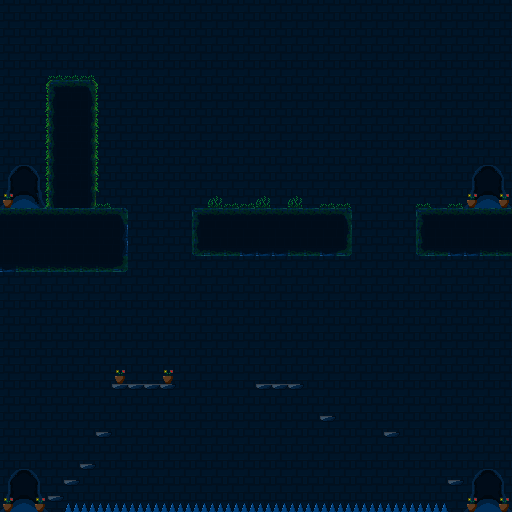

Tiled map render using the project's own tile images. Description and the map definition, with tile-layer contents summarised, below:
An orthogonal 32x32 tile map with 16x16 px tiles, 3 tile layers (BG, FG, fg2), 3 tilesets and 54 objects (10x Vine1, 7x Vine2, 5x Apple, 4x Poke, 3x Elderberries, ...).

<map version="1.10" tiledversion="1.11.0" orientation="orthogonal" renderorder="right-down" width="32" height="32" tilewidth="16" tileheight="16" infinite="0" nextlayerid="18" nextobjectid="81">
 <editorsettings>
  <export target="Tutorial_map_2.lua" format="lua" />
 </editorsettings>
 <tileset firstgid="1" name="16x16 dungeon tiles" tilewidth="16" tileheight="16" tilecount="208" columns="16">
  <image source="../Tileset/16x16 dungeon tiles.png" width="256" height="208" />
 </tileset>
 <tileset firstgid="209" name="Tileset" tilewidth="16" tileheight="16" tilecount="256" columns="16">
  <image source="../../Sprites/Tileset.png" width="256" height="256" />
 </tileset>
 <tileset firstgid="465" name="potSpriteSheet" tilewidth="32" tileheight="32" tilecount="4" columns="4">
  <image source="../../Sprites/potSpriteSheet.png" width="128" height="32" />
  <tile id="0">
   <animation>
    <frame tileid="0" duration="250" />
    <frame tileid="1" duration="250" />
    <frame tileid="2" duration="250" />
    <frame tileid="3" duration="250" />
   </animation>
  </tile>
 </tileset>
 <layer id="1" name="BG" width="32" height="32">
  <data>[1024 cells, 1024 non-empty, 1 distinct tile ids]</data>
 </layer>
 <layer id="2" name="FG" width="32" height="32">
  <data>[1024 cells, 302 non-empty, 32 distinct tile ids]</data>
 </layer>
 <layer id="10" name="fg2" width="32" height="32">
  <data>[1024 cells, 41 non-empty, 6 distinct tile ids]</data>
 </layer>
 <objectgroup id="8" name="Ladders">
  <object id="26" x="45.75" y="79.9688" width="2" height="128.063" />
  <object id="28" x="96.025" y="80.0241" width="4.75" height="128.063" />
 </objectgroup>
 <objectgroup id="3" name="Walls">
  <object id="8" x="64" y="480" width="16" height="16" />
  <object id="10" x="80" y="464" width="16" height="16" />
  <object id="11" x="96" y="432" width="16" height="9.5" />
  <object id="12" x="112" y="384" width="64" height="8.54545" />
  <object id="13" x="256" y="384" width="48" height="8.72727" />
  <object id="14" x="320" y="416" width="16" height="8.72727" />
  <object id="15" x="384" y="432" width="16" height="9.09091" />
  <object id="16" x="448" y="480" width="16" height="8.90909" />
  <object id="17" x="48" y="496" width="16" height="16" />
  <object id="18" x="0" y="512" width="512" height="16" />
 </objectgroup>
 <objectgroup id="9" name="ThickWalls">
  <object id="29" x="48" y="80" width="48" height="128" />
  <object id="30" x="0" y="208" width="128" height="64" />
  <object id="31" x="192" y="208" width="160" height="48" />
  <object id="32" x="416" y="208" width="96" height="48" />
 </objectgroup>
 <objectgroup id="13" name="Entities">
  <object id="51" name="Apple" type="Apple" x="222.667" y="188.485" width="14.6667" height="14.6667">
   <ellipse />
  </object>
  <object id="53" name="Apple" type="Apple" x="320.364" y="189.091" width="14.6667" height="14.6667">
   <ellipse />
  </object>
  <object id="54" name="Apple" type="Apple" x="17.6666" y="141.667" width="14.6667" height="14.6667">
   <ellipse />
  </object>
  <object id="55" name="Apple" type="Apple" x="137" y="361.667" width="14.6667" height="14.6667">
   <ellipse />
  </object>
  <object id="56" name="Apple" type="Apple" x="449" y="496" width="14.6667" height="14.6667">
   <ellipse />
  </object>
  <object id="60" name="Cauldron" type="Cauldron" x="64" y="48" width="32" height="32" />
  <object id="64" name="Cricket" type="Cricket" x="106.667" y="198.333" width="14.3333" height="9.33333" />
  <object id="65" name="Elderberries" type="Elderberries" x="240" y="192" width="32" height="16" />
  <object id="66" name="Elderberries" type="Elderberries" x="416" y="192" width="32" height="16" />
  <object id="67" name="Elderberries" type="Elderberries" x="256" y="368" width="32" height="16" />
  <object id="68" name="Cricket" type="Cricket" x="384.667" y="422.333" width="14.3333" height="9.33333" />
  <object id="74" name="Shadow" type="Shadow" x="281.417" y="192.917" width="14.6667" height="14.6667">
   <ellipse />
  </object>
  <object id="75" name="Poke" type="Poke" x="64.3333" y="464.333" width="14.6667" height="14.6667">
   <ellipse />
  </object>
  <object id="76" name="Poke" type="Poke" x="96.3333" y="417.333" width="14.6667" height="14.6667">
   <ellipse />
  </object>
  <object id="77" name="Poke" type="Poke" x="319.667" y="401.667" width="14.6667" height="14.6667">
   <ellipse />
  </object>
  <object id="78" name="Poke" type="Poke" x="448.333" y="464" width="14.6667" height="14.6667">
   <ellipse />
  </object>
 </objectgroup>
 <objectgroup id="4" name="Hazards">
  <object id="19" x="64" y="502.5" width="381.75" height="9.5" />
 </objectgroup>
 <objectgroup id="5" name="TeleDoor">
  <object id="22" x="480" y="507.636" width="16" height="4.36364" />
 </objectgroup>
 <objectgroup id="7" name="FinalDoor">
  <object id="24" x="16" y="201.5" width="16" height="6.5" />
 </objectgroup>
 <objectgroup id="12" name="Vines">
  <object id="33" name="Vine2" x="388.913" y="113" width="6" height="15" />
  <object id="34" name="Vine2" x="388.935" y="128.993" width="6.08696" height="15.0444" />
  <object id="35" name="Vine2" x="389.001" y="145" width="6" height="15.0222" />
  <object id="37" name="Vine2" x="389.001" y="161.022" width="5.99807" height="14.9778" />
  <object id="38" name="Vine2" x="388.957" y="177.076" width="6.04348" height="14.875" />
  <object id="39" name="Vine2" x="390.75" y="109.75" width="2.625" height="2" />
  <object id="40" name="Vine2" x="388.978" y="192.875" width="6.04348" height="15.0625" />
  <object id="41" name="Vine1" x="161.946" y="71.6563" width="6" height="15" />
  <object id="42" name="Vine1" x="161.968" y="87.6492" width="6.08696" height="15.0444" />
  <object id="43" name="Vine1" x="162.034" y="103.656" width="6" height="15.0222" />
  <object id="44" name="Vine1" x="162.034" y="119.678" width="5.99807" height="14.9778" />
  <object id="45" name="Vine1" x="161.99" y="135.732" width="6.04348" height="14.875" />
  <object id="46" name="Vine1" x="163.783" y="68.4063" width="2.625" height="2" />
  <object id="47" name="Vine1" x="162.011" y="151.531" width="6.04348" height="15.0625" />
  <object id="48" name="Vine1" x="162.012" y="167.792" width="5.99807" height="14.9778" />
  <object id="49" name="Vine1" x="161.968" y="183.846" width="6.04348" height="14.875" />
  <object id="50" name="Vine1" x="161.989" y="199.645" width="6.04348" height="15.0625" />
 </objectgroup>
 <objectgroup id="17" name="EnemyWalls">
  <object id="69" name="EnemyWalls" type="EnemyWalls" x="191.75" y="176.75" width="9.5" height="31.25" />
  <object id="70" name="EnemyWalls" type="EnemyWalls" x="342.25" y="176" width="9.75" height="32" />
 </objectgroup>
</map>
